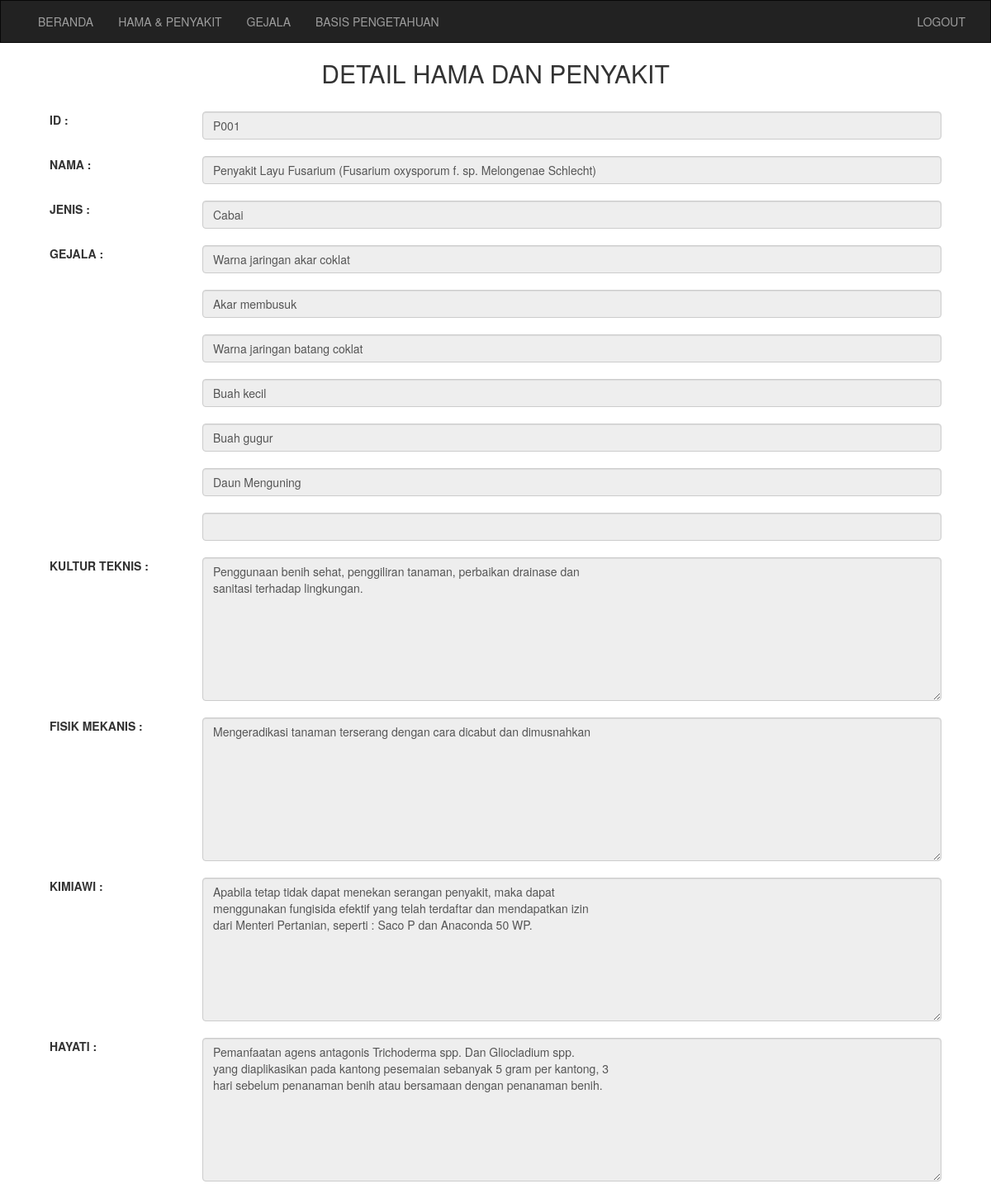
The page /adetailpenyakit.php?id=P001 on the database its author committed.
### tables this page shows
CREATE TABLE `penyakit` (
  `idpenyakit` varchar(20) NOT NULL,
  `namapenyakit` varchar(1000) NOT NULL,
  `jenistanaman` varchar(20) NOT NULL,
  `kulturteknis` varchar(1000) NOT NULL,
  `fisikmekanis` varchar(1000) NOT NULL,
  `kimiawi` varchar(1000) NOT NULL,
  `hayati` varchar(1000) NOT NULL
);

CREATE TABLE `basispengetahuan` (
  `namapenyakit` varchar(100) NOT NULL,
  `gejala` varchar(50) NOT NULL
);

### adetailpenyakit.php (the view, shortened to what this page needs)
<?php
include('koneksi.php');
?>
<!DOCTYPE html>
<html lang="en">
<head>
  <link rel="stylesheet" href="css/bootstrap.min.css">
  <link rel="stylesheet" href="css/style.css">
</head>
<body>
  <nav class="navbar navbar-inverse">
    <div class="container-fluid">
      <div class="collapse navbar-collapse" id="myNavbar">
        <ul class="nav navbar-nav">
          <li>
            <a href="homeadmin.php">BERANDA</a>
          </li>
          <li>
            <a href="hamadanpenyakit.php">HAMA & PENYAKIT</a>
          </li>
          <li>
            <a href="gejala.php">GEJALA</a>
          </li>
          <li>
            <a href="basispengetahuan.php">BASIS PENGETAHUAN</a>
          </li>
        </ul>
        <ul class="nav navbar-nav navbar-right">
          <li>
            <a href="logout.php" id="myBtn">LOGOUT</a>
          </li>
        </ul>
      </div>
    </div>
  </nav>
  <div class="container">
  <div class="col-sm-12 text-left">
    <h2 class="text-center">DETAIL HAMA DAN PENYAKIT</h2>
    <div class="form-group" method="POST">
      <br><label class="control-label col-sm-2">ID :</label>
      <div class="col-sm-10">
        <?php
                       $tampil = "SELECT * FROM penyakit where idpenyakit='".$_GET['id']."'";
                       $sql = mysqli_query ($konek_db,$tampil);
                       while($data = mysqli_fetch_array ($sql))
                    {
                       echo "<input type='text'  class='form-control' id='idpenyakit' readonly value='".$data['idpenyakit']."'><br>";
                    }
                ?>
      </div>
    </div>
    <div class="form-group" method="POST">
      <br><label class="control-label col-sm-2">NAMA :</label>
      <div class="col-sm-10">
        <?php
                       $tampil = "SELECT * FROM penyakit where idpenyakit='".$_GET['id']."'";
                       $sql = mysqli_query ($konek_db,$tampil);
                       while($data = mysqli_fetch_array ($sql))
                    {
                       echo "<input type='text'  class='form-control' id='namapenyakit' readonly value='".$data['namapenyakit']."'><br>";
                    }
                ?>
      </div>
    </div>
    <div class="form-group" method="POST">
      <br><label class="control-label col-sm-2">JENIS :</label>
      <div class="col-sm-10">
        <?php
                       $tampil = "SELECT * FROM penyakit where idpenyakit='".$_GET['id']."'";
                       $sql = mysqli_query ($konek_db,$tampil);
                       while($data = mysqli_fetch_array ($sql))
                    {
                       echo "<input type='text'  class='form-control' id='jenistanaman' readonly value='".$data['jenistanaman']."'><br>";
                    }
                ?>
      </div>
    </div>
    <div class="form-group" method="POST">
      <br><label class="control-label col-sm-2">GEJALA :</label>
      <div class="col-sm-10">
        <?php
                       $tampil = "SELECT * FROM penyakit p, basispengetahuan b where p.idpenyakit='".$_GET['id']."' and p.namapenyakit=b.namapenyakit";
                       $sql = mysqli_query ($konek_db,$tampil);
                       while($data = mysqli_fetch_array ($sql))
                    {
                       echo "<input type='text'  class='form-control' id='jenistanaman' readonly value='".$data['gejala']."'><br>";
                    }
                 echo "<input type='text'  class='form-control' id='jenistanaman' readonly value=''><br>";
                ?>
      </div>
    </div>
    <div class="form-group" method="POST">
      <br><label class="control-label col-sm-2">KULTUR TEKNIS :</label><br>
      <div class="col-sm-10">
        <?php
                       $tampil = "SELECT * FROM penyakit where idpenyakit='".$_GET['id']."'";
                       $sql = mysqli_query ($konek_db,$tampil);
                       while($data = mysqli_fetch_array ($sql))
                    {
                       echo "<textarea  rows='8' class='form-control' id='penanganan'  readonly>".$data['kulturteknis']."</textarea><br>";
                    }
                ?>
      </div>
    </div>
    <div class="form-group" method="POST">
      <br><label class="control-label col-sm-2">FISIK MEKANIS :</label><br>
      <div class="col-sm-10">
        <?php
                       $tampil = "SELECT * FROM penyakit where idpenyakit='".$_GET['id']."'";
                       $sql = mysqli_query ($konek_db,$tampil);
                       while($data = mysqli_fetch_array ($sql))
                    {
                       echo "<textarea rows='8' class='form-control' id='penanganan' readonly>".$data['fisikmekanis']."</textarea><br>";
                    }
                ?>
      </div>
    </div>
    <div class="form-group" method="POST">
      <br><label class="control-label col-sm-2">KIMIAWI :</label><br>
      <div class="col-sm-10">
        <?php
                       $tampil = "SELECT * FROM penyakit where idpenyakit='".$_GET['id']."'";
                       $sql = mysqli_query ($konek_db,$tampil);
                       while($data = mysqli_fetch_array ($sql))
                    {
                       echo "<textarea  rows='8' class='form-control' id='penanganan' readonly>".$data['kimiawi']."</textarea><br>";
                    }
                ?>
      </div>
    </div>
    <div class="form-group" method="POST">
      <br><label class="control-label col-sm-2">HAYATI :</label><br>
      <div class="col-sm-10">
        <?php
                       $tampil = "SELECT * FROM penyakit where idpenyakit='".$_GET['id']."'";
                       $sql = mysqli_query ($konek_db,$tampil);
                       while($data = mysqli_fetch_array ($sql))
                    {
                       echo "<textarea rows='8' class='form-control' id='penanganan' readonly>".$data['hayati']."</textarea><br>";
                    }
                ?>
      </div>
    </div>
  </div>
  </div>
</body>
</html>

### css/style.css (style rules this page uses)
.navbar { margin-bottom: 0; border-radius: 0; }

### rows shown on the page
penyakit: idpenyakit "P001", namapenyakit "Penyakit Layu Fusarium (Fusarium oxysporum f. sp. Melongenae Schlecht)", jenistanaman "Cabai", gejala "Warna jaringan akar coklat", gejala "Akar membusuk", gejala "Warna jaringan batang coklat", gejala "Buah kecil", gejala "Buah gugur", gejala "Daun Menguning", kulturteknis "Penggunaan benih sehat, penggiliran tanaman, perbaikan drainase dan sanitasi terhadap lingkungan.", fisikmekanis "Mengeradikasi tanaman terserang dengan cara dicabut dan dimusnahkan", kimiawi "Apabila tetap tidak dapat menekan serangan penyakit, maka dapat menggunakan fungisida efektif yang telah terdaftar dan mendapatkan izin dari Menteri Pertanian, seperti : Saco P dan Anaconda 50 WP.", hayati "Pemanfaatan agens antagonis Trichoderma spp. Dan Gliocladium spp. yang diaplikasikan pada kantong pesemaian sebanyak 5 gram per kantong, 3 hari sebelum penanaman benih atau bersamaan dengan penanaman benih."
